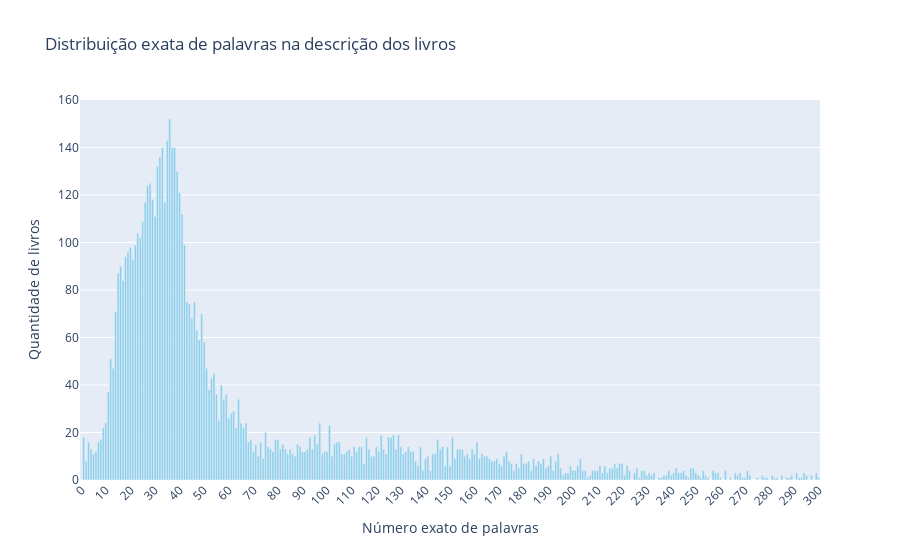

Notebook code cell kept with this figure:
### Code cell
import plotly.express as px
import pandas as pd
import numpy as np

# Contagem exata
contagem = book_missing["words_in_description"].value_counts().sort_index()

# Reindexando para garantir que todas as faixas de 0 a 300 existam
full_range = np.arange(0, 301)
contagem_full = contagem.reindex(full_range, fill_value=0).reset_index()
contagem_full.columns = ["num_palavras", "qtd_livros"]

# Ticks de 10 em 10
tick_vals = np.arange(0, 301, 10)

fig = px.bar(
    contagem_full,
    x="num_palavras",
    y="qtd_livros",
    title="Distribuição exata de palavras na descrição dos livros",
    labels={"num_palavras": "Número exato de palavras", "qtd_livros": "Quantidade de livros"},
    color_discrete_sequence=['skyblue']
)

fig.update_layout(
    xaxis_tickmode='array',
    xaxis_tickvals=tick_vals,
    xaxis_tickangle=-45
)

fig.show()

### Figure 1 — Plotly figure (JSON) as saved in the notebook; plotly's stock layout.template omitted (floating-point values rounded to 4 significant figures; data arrays with more than 128 entries replaced by an {"elided": "..."} marker saying what was removed)
{"data": [{"hovertemplate": "Número exato de palavras=%{x}<br>Quantidade de livros=%{y}<extra></extra>", "legendgroup": "", "marker": {"color": "skyblue", "pattern": {"shape": ""}}, "name": "", "orientation": "v", "showlegend": false, "textposition": "auto", "type": "bar", "x": {"elided": "301 int values"}, "xaxis": "x", "y": {"elided": "301 int values"}, "yaxis": "y"}], "layout": {"barmode": "relative", "legend": {"tracegroupgap": 0}, "title": {"text": "Distribuição exata de palavras na descrição dos livros"}, "xaxis": {"anchor": "y", "domain": [0, 1], "tickangle": -45, "tickmode": "array", "tickvals": [0, 10, 20, 30, 40, 50, 60, 70, 80, 90, 100, 110, 120, 130, 140, 150, 160, 170, 180, 190, 200, 210, 220, 230, 240, 250, 260, 270, 280, 290, 300], "title": {"text": "Número exato de palavras"}}, "yaxis": {"anchor": "x", "domain": [0, 1], "title": {"text": "Quantidade de livros"}}}}
